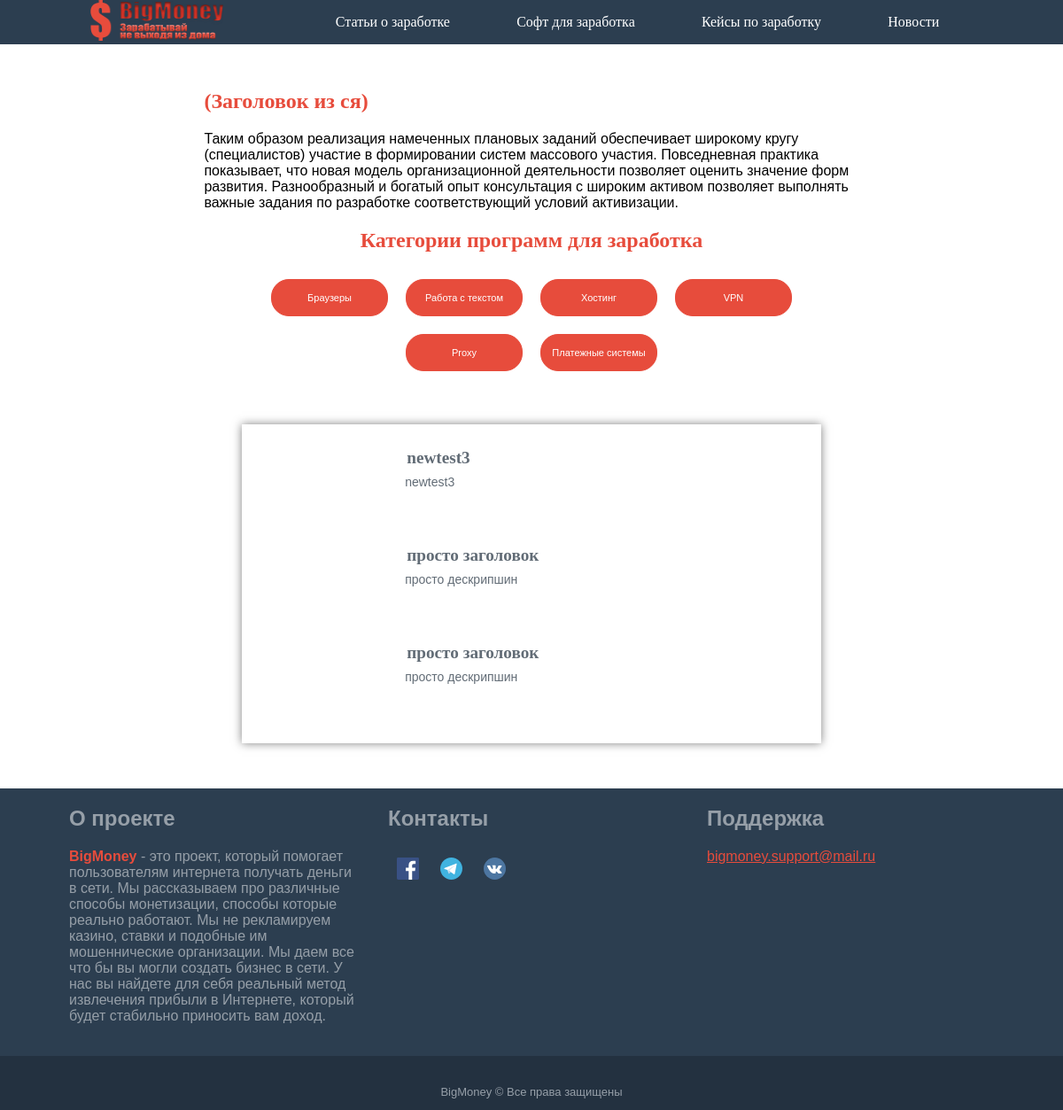
Page /soft/host/index.php on the committed database.
### tables this page shows
CREATE TABLE `soft` (
  `id` int(11) NOT NULL,
  `name` varchar(64) NOT NULL,
  `title-braus` varchar(70) NOT NULL,
  `description-braus` varchar(140) NOT NULL,
  `title-katalog` varchar(70) NOT NULL,
  `description-katalog` varchar(140) NOT NULL,
  `one-title-page` varchar(56) NOT NULL,
  `two-title-page` varchar(56) NOT NULL,
  `one-text` text NOT NULL,
  `two-text` text,
  `image` text NOT NULL,
  `linkPartner` text NOT NULL,
  `plus` text NOT NULL,
  `minus` text NOT NULL,
  `date` date DEFAULT NULL,
  `coments` text,
  `brous` varchar(4) NOT NULL,
  `pay` varchar(4) NOT NULL,
  `vpn` varchar(4) NOT NULL,
  `proxy` varchar(4) NOT NULL,
  `host` varchar(4) NOT NULL,
  `textWork` varchar(4) NOT NULL
);

### src/soft/host/index.php (the view, shortened to what this page needs)
<!DOCTYPE html>
<html>
<head>
	<link rel="stylesheet" type="text/css" href="../css/style.css">
	<link rel="stylesheet" type="text/css" href="../css/modification.css">
</head>
<body>
<form method="POST" action=<?php echo $_SERVER['PHP_SELF'];?> enctype="multipart/form-data">
	<header>
		<div class="headerCenter">
			<div class="logo">
				<a href="/src/index.php"><img class="logo__img" src="../img/logo.png" alt=""></a>
			</div>
			<div class="headerCenter__menu desktop">
				<ul class="headerCenter__ul">
					<li class="headerCenter__li"><a class="headerCenter__link" href="/src/post/index.php">Статьи о заработке</a></li>
					<li class="headerCenter__li"><a class="headerCenter__link" href="/src/soft/index.php">Софт для заработка</a></li>
					<li class="headerCenter__li"><a class="headerCenter__link" href="/src/keys/index.php">Кейсы по заработку</a></li>
					<li class="headerCenter__li"><a class="headerCenter__link" href="/src/news/index.php">Новости</a></li>
				</ul>
			</div>
		</div>
	</header>
	<section class="container">
		<div class="text katalog-text">
			<h1 class="text__title">(Заголовок из ся)</h1>
			<p class="text__descript">
				Таким образом реализация намеченных плановых заданий
				обеспечивает широкому кругу (специалистов) участие в формировании систем массового участия.
				Повседневная практика показывает, что новая модель организационной деятельности
				позволяет оценить значение форм развития.
				Разнообразный и богатый опыт консультация с широким активом позволяет выполнять
				важные задания по разработке соответствующий условий активизации.
			</p>
		</div>
		<center>
		<div class="categories">
			<h2 class="categories__title">Категории программ для заработка</h2>
			<div class="categories__flex">
				<a href="../brauzery/">
					<div class="categories__button">Браузеры</div>
				</a>
				<a href="../rabota-s-tekstom/">
					<div class="categories__button">Работа с текстом</div>
				</a>
				<a href="../host/">
					<div class="categories__button">Хостинг</div>
				</a>
				<a href="../vpn/">
					<div class="categories__button">VPN</div>
				</a>
				<a href="../proxy/">
					<div class="categories__button">Proxy</div>
				</a>
				<a href="../platezhnye-sistemy/">
					<div class="categories__button">Платежные системы</div>
				</a>
			</div>
		</div>
		<div class="content">
			<?php
				$conect = mysqli_connect('localhost','root','','posting');
				$state = mysqli_query($conect,"SELECT `name`, `image`, `title-katalog`, `description-katalog` FROM `soft` WHERE `host` = 'on'");
					while ($result_state  = mysqli_fetch_array($state)){
					$img = str_replace("/soft","",$result_state['image']);
					echo
						'<a href="./'.$result_state['name'].'.php">
						<div class="content__element">
							<div class="content__img" style="background-image:url(.'.$img.')"></div>
							<div class="content__text">
								<h2 class="content__title">'.$result_state['title-katalog'].'</h2>
								<p class="content__descript">'.$result_state['description-katalog'].'</p>
							</div>
						</div>
						</a>';
					}
			?>
		</div>
		</center>
	</section>
	<footer class="footer">
		<div class="footer__center">
			<div class = "footer__element">
				<h2 class="footer__text">О проекте</h2>
				<p class="footer__text">
					<span class="footer__text big-red">BigMoney</span> - это проект, который помогает пользователям
					интернета получать деньги в сети.
					Мы рассказываем про различные способы монетизации,
					способы которые реально работают.
					Мы не рекламируем казино, ставки и подобные им мошеннические организации.
					Мы даем все что бы вы могли создать бизнес в сети.
					У нас вы найдете для себя реальный метод извлечения прибыли в Интернете,
					который будет стабильно приносить вам доход.
				</p>
			</div>
			<div class = "footer__element">
				<h2 class="footer__text">Контакты</h2>
				<img class="footer__img"src="../img/facebook.svg">
				<img class="footer__img"src="../img/telegram.svg">
				<img class="footer__img"src="../img/vk.svg">
			</div>
			<div class = "footer__element">
				<h2 class="footer__text">Поддержка</h2>
				<p class="footer__text"><a href="#" class="footer__link">bigmoney.support@mail.ru</a></p>
			</div>
		</div>
		<div class="footer__end">
			<p class="footer__text mini-text">BigMoney © Все права защищены</p>
		</div>
	</footer>
</form>
</body>
</html>

### src/soft/css/style.css (style rules this page uses)
a { color:#fff;text-decoration:none }
.headerCenter__link { font-family:Impact }
.footer__text { font-family:"arial" }
.text__title { font-family:"Comic Sans MS" }
.text__descript { font-family:"arial" }
.desktop { display:flex }
.big-red { font-weight:bold;color:#E74C3C }
.mini-text { font-size:13px }
.katalog-text { margin-top:100px;text-align:left }
body { margin:0;padding:0;max-width:1920px;min-width:320px }
header,.navigation { display:flex;justify-content:center;background:#2C3E50;position:fixed;width:100%;z-index:9999 }
.headerCenter,.headerCenter__menu,.headerCenter__ul { display:flex }
.headerCenter,.headerMobile { width:83% }
.headerCenter { justify-content:space-between }
.headerCenter__ul { align-self:center;list-style-type:none;justify-content:space-around;width:100% }
.headerCenter__menu { width:80% }
.logo { display:flex;align-items:center }
.logo__img { width:150px;height:46px }
.container { width:88%;margin:0 auto;border:1px solid transparent;min-height:800px }
.text { text-align:center;width:70%;margin-left:15% }
.text__title { color:#E74C3C }
.content { width:50%;box-shadow:0 0 10px rgba(0,0,0,0.5);padding:10px;margin-bottom:50px;margin-top:50px }
.content__element { width:100%;height:100px;display:flex;margin:10px }
.content__img { width:25%;height:100%;background-size:100% 100%;background-repeat:no-repeat;margin:0 auto }
.content__text { width:75%;height:100%;text-align:left;color:#626c76 }
.content__title { font-size:1.2em;margin:0.4em;font-family:"Comic Sans MS" }
.content__descript { margin:0.4em;font-family:"arial" }
.footer { display:flex;width:100%;justify-content:center;flex-wrap:wrap;background:#2C3E50 }
.footer__link { text-decoration:underline;color:#E74C3C }
.footer__center { width:90%;display:flex;justify-content:space-around }
.footer__end { width:100%;display:flex;justify-content:center;margin-top:20px;padding-top:20px;background:#233140 }
.footer__text { color:#969FA8 }
.footer__img { margin:10px;height:25px }
.footer__element { width:30% }
.categories { width:70% }
.categories__flex { display:flex;justify-content:center;flex-wrap:wrap;align-items:center }
.categories__button { margin:10px;width:130px;height:40px;border:1px solid #E74C3C;background:#E74C3C;font-family:"arial";color:white;font-size:13.3333px;font-size:11px;border-radius:20px;display:flex;align-items:center;justify-content:center }
.categories__title { color:#E74C3C;font-family:"Comic Sans MS" }
@media screen and (min-width: 1008px) and (max-width: 1375px) { .content { width:60% } }
@media screen and (min-width: 1008px) and (max-width: 1375px) { .content__descript { font-size:14px } }

### src/soft/css/modification.css (style rules this page uses)
a { color:#fff;text-decoration:none }
.headerCenter__link { font-family:Impact }
.footer__text { font-family:"arial" }
.text__title { font-family:"Comic Sans MS" }
.text__descript { font-family:"arial" }
.desktop { display:flex }
.big-red { font-weight:bold;color:#E74C3C }
.mini-text { font-size:13px }
.katalog-text { margin-top:100px;text-align:left }

### rows in the picture
soft: value "newtest3"
soft: value "просто заголовок", value "просто дескрипшин"
soft: value "просто заголовок", value "просто дескрипшин"
